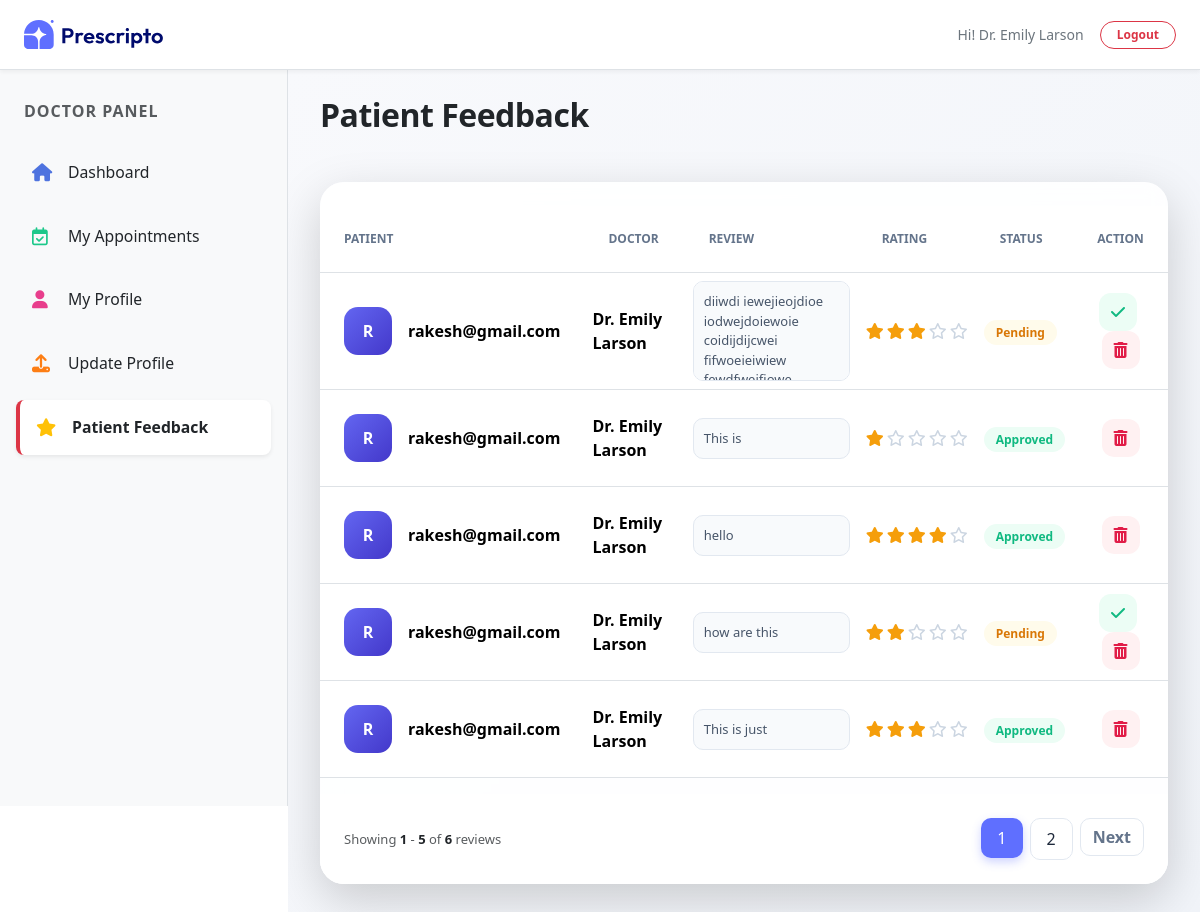
Page /feedback/ (signed in) on the committed database.
### appointment/models.py (models this page shows, shortened)
class Doctor(models.Model):
    image = CloudinaryField('image', folder='doctor_image')
    name = models.CharField(max_length=100)
    email = models.EmailField()
    username = models.CharField(max_length=255, unique=True)
    password = models.CharField(max_length=100)
    experience = models.IntegerField()
    fees = models.FloatField()
    category = models.ForeignKey(Category, on_delete=models.CASCADE)
    degree = models.CharField(max_length=50)
    about = models.TextField()
    address = models.TextField()
    available = models.BooleanField(default=True)

class Comment(models.Model):
    RATING_CHOICES = [
        (1, '1 Star'),
        (2, '2 Stars'),
        (3, '3 Stars'),
        (4, '4 Stars'),
        (5, '5 Stars'),
    ]
    doctor = models.ForeignKey(Doctor, on_delete=models.CASCADE, related_name='comments')
    patient = models.ForeignKey(Patients, on_delete=models.CASCADE)
    text = models.TextField()
    is_approved = models.BooleanField(default=False)
    rating = models.IntegerField(
        choices=RATING_CHOICES,
        default=5,
        validators=[MinValueValidator(1), MaxValueValidator(5)]
    )
    created_at = models.DateTimeField(auto_now_add=True)

class Patients(models.Model):
    username = models.CharField(max_length=100)
    email = models.EmailField()
    password = models.CharField(max_length=100)
    phone = models.CharField(max_length=15, blank=True)
    city = models.CharField(max_length=100, blank=True)
    address = models.TextField(blank=True)
    profile_image = CloudinaryField('image', folder='patients_image')

### appointment/views.py (the view)
# urls.py: path('feedback/', views.doctor_feedback, name='doctor_feedback'),
def doctor_feedback(request):
    doctor_id = request.session.get('doctor_id')
    if not doctor_id:
        return redirect('dash_login')
    doctor = get_object_or_404(Doctor, id=doctor_id)
    comments_list = Comment.objects.filter(doctor=doctor)\
        .select_related('patient')\
        .order_by('-created_at')
    paginator = Paginator(comments_list, 5)
    page_number = request.GET.get('page')
    comments = paginator.get_page(page_number)
    context = {
        'comments': comments,
        'doctor': doctor,
        'action': 'feedback',
        'role': 'doctor',
    }
    return render(request, 'dashboard/doctor_feedback.html', context)

### templates/dashboard/doctor_feedback.html (shortened to what this page needs)
{% extends "dashboard/layout.html" %}
{% load static %}
{% block contant %}
<div style="width: 100%; margin-top: 64px; margin-left: 18rem; min-height: 100vh; background: linear-gradient(135deg, #f8f9fc 0%, #f1f4f9 100%); padding: 2rem; transition: all 0.3s ease; overflow-x: hidden;">
    <div class="d-flex justify-content-between align-items-center mb-5" style="animation: slideInDown 0.8s cubic-bezier(0.4, 0, 0.2, 1);">
        <div>
            <h2 class="fw-bold text-dark m-0" style="letter-spacing: -0.5px;">Patient Feedback</h2>
        </div>
    </div>
    <div class="card border-0 shadow-lg" style="background: rgba(255, 255, 255, 0.9); backdrop-filter: blur(10px); border-radius: 24px; overflow: hidden; animation: fadeInUp 1s ease-out; border: 1px solid rgba(255,255,255,0.8);">
        <div class="table-responsive">
            <table class="table align-middle mt-4">
                <thead>
                    <tr style="background: #f8fafc;">
                        <th style="padding: 1.5rem; color: #64748b; font-size: 12px; text-transform: uppercase;">Patient</th>
                        <th style="padding: 1.5rem; color: #64748b; font-size: 12px; text-transform: uppercase;">Doctor</th>
                        <th style="padding: 1.5rem; color: #64748b; font-size: 12px; text-transform: uppercase;">Review</th>
                        <th style="padding: 1.5rem; color: #64748b; font-size: 12px; text-transform: uppercase;">Rating</th>
                        <th style="padding: 1.5rem; color: #64748b; font-size: 12px; text-transform: uppercase;">Status</th>
                        <th style="padding: 1.5rem; color: #64748b; font-size: 12px; text-transform: uppercase; text-align:center;">Action</th>
                    </tr>
                </thead>
                <tbody>
                {% for comment in comments %}
                    <tr class="table-row-hover" style="transition: all 0.3s ease;">
                        <td style="padding: 1.5rem;">
                            <div class="d-flex align-items-center gap-3">
                                <div style="width: 48px; height: 48px; border-radius: 14px; background: linear-gradient(135deg, #6366f1, #4338ca); color: white; display: flex; align-items: center; justify-content: center; font-weight: 800;">
                                    {{ comment.patient.email|first|upper }}
                                </div>
                                <div>
                                    <div style="font-weight: 700;">{{ comment.patient.email }}</div>
                                </div>
                            </div>
                        </td>
                        <td>
                            <span style="font-weight: 600;">{{ comment.doctor.name }}</span>
                        </td>
                        <td>
                            <div style="
                                max-width: 300px;
                                max-height: 100px;
                                overflow-y: auto;
                                padding: 10px;
                                border-radius: 10px;
                                background: #f8fafc;
                                border: 1px solid #e2e8f0;
                                font-size: 13px;
                                color: #475569;
                                line-height: 1.5;
                            ">
                                {{ comment.text }}
                            </div>
                        </td>
                        <td>
                            <div style="display: flex; gap: 3px;">
                                {% for i in "12345" %}
                                    {% if forloop.counter <= comment.rating %}
                                        <i class="fas fa-star" style="color:#f59e0b;"></i>
                                    {% else %}
                                        <i class="far fa-star" style="color:#cbd5e1;"></i>
                                    {% endif %}
                                {% endfor %}
                            </div>
                        </td>
                        <td>
                            {% if comment.is_approved %}
                                <span style="background:#ecfdf5; color:#10b981; padding:4px 12px; border-radius:20px; font-size:12px; font-weight:600;">
                                    Approved
                                </span>
                            {% else %}
                                <span style="background:#fffbeb; color:#d97706; padding:4px 12px; border-radius:20px; font-size:12px; font-weight:600;">
                                    Pending
                                </span>
                            {% endif %}
                        </td>
                        <td class="text-center">
                            {% if not comment.is_approved %}
                                <form method="POST" action="{% url 'approve_comment' comment.id %}" style="display:inline;">
                                    <button type="submit"
                                        style="width:38px; height:38px; border-radius:12px; background:#ecfdf5; color:#10b981; border:none; margin-right:5px; transition:0.3s;">
                                        <i class="fas fa-check"></i>
                                    </button>
                                </form>
                            {% endif %}
                            <form method="POST" action="{% url 'delete_comment' comment.id %}" style="display:inline;"
                                onsubmit="return confirm('Are you sure you want to delete this comment?');">
                                <button type="submit"
                                    style="width:38px; height:38px; border-radius:12px; background:#fff1f2; color:#e11d48; border:none; display:inline-flex; align-items:center; justify-content:center;">
                                    <i class="fas fa-trash-alt"></i>
                                </button>
                            </form>
                        </td>
                    </tr>
                {% empty %}
                    <tr>
                        <td colspan="6" class="text-center text-muted py-4">
                            No feedback found 😕
                        </td>
                    </tr>
                {% endfor %}
                </tbody>
            </table>
        </div>
        <div class="card-footer p-4 d-flex justify-content-between align-items-center" style="background: white; border: none;">
            <p class="m-0 text-muted fw-medium" style="font-size: 13px;">
                Showing
                <span class="text-dark fw-bold">{{ comments.start_index }}</span>
                -
                <span class="text-dark fw-bold">{{ comments.end_index }}</span>
                of
                <span class="text-dark fw-bold">{{ comments.paginator.count }}</span> reviews
            </p>
            <nav>
                <ul class="pagination m-0 gap-2">
                    {% for num in comments.paginator.page_range %}
                        <li class="page-item {% if comments.number == num %}active{% endif %}">
                            <a class="page-link" href="?page={{ num }}"
                            style="{% if comments.number == num %}
                                    background: #5f6fff; border: none; color: white; border-radius: 10px; padding: 0.5rem 1rem; box-shadow: 0 4px 10px rgba(95,111,255,0.3);
                                    {% else %}
                                    background: white; border: 1px solid #e2e8f0; color: #1e293b; border-radius: 10px; padding: 0.5rem 1rem;
                                    {% endif %}">
                                {{ num }}
                            </a>
                        </li>
                    {% endfor %}
                    {% if comments.has_next %}
                        <li class="page-item">
                            <a class="page-link" href="?page={{ comments.next_page_number }}"
                            style="border: 1px solid #e2e8f0; border-radius: 10px; color: #64748b; font-weight: 600;">
                                Next
                            </a>
                        </li>
                    {% endif %}
                </ul>
            </nav>
        </div>
    </div>
</div>
{% endblock contant %}

### templates/dashboard/layout.html (shortened to what this page needs)
<!DOCTYPE html>
<html lang="en">
<head>
    <link href="https://cdn.jsdelivr.net/npm/bootstrap@5.3.3/dist/css/bootstrap.min.css" rel="stylesheet" />
    <link href="https://cdnjs.cloudflare.com/ajax/libs/font-awesome/5.15.3/css/all.min.css" rel="stylesheet" />
    <link rel="stylesheet" href="https://cdnjs.cloudflare.com/ajax/libs/font-awesome/6.7.2/css/all.min.css" />
    <link href="https://unpkg.com/aos@2.3.4/dist/aos.css" rel="stylesheet">
</head>
    {% load static %}
    <body>
        <header class="d-flex justify-content-between align-items-center border-bottom bg-white px-4"
                style="height: 70px; position: fixed; top: 0; width: 100%; z-index: 1050; box-shadow: 0 2px 4px rgba(0,0,0,0.05);">
            <div class="d-flex align-items-center">
                <a href="{% url 'dash_admin' %}">
                    <img src="{% static 'assets/assets_frontend/logo.svg' %}" alt="Logo" style="width: 140px;">
                </a>
            </div>
            <div class="d-flex align-items-center gap-3 text-secondary small">
                {% if role == 'admin' %}
                    <span class="text-capitalize fw-medium">Hi! {{ request.session.username }}</span>
                {% else %}
                    <span class="fw-medium">Hi! {{ doctor.name }}</span>
                {% endif %}
                <a href="{% url 'dash_logout' %}" class="btn btn-outline-danger btn-sm rounded-pill px-3 py-1 fw-bold" style="font-size: 12px;">Logout</a>
            </div>
        </header>
        <main class="d-flex" style="min-height: calc(100vh - 64px);">
            {% if role == 'doctor' %}
                <nav id="sidebar" class="border-end bg-light p-3"
                    style="width: 18rem; height: calc(100vh - 64px); position: fixed; top: 70px; left: 0; z-index: 1000; overflow-y: auto;">
                    <div class="mb-4 ps-2 pt-3">
                        <h6 class="text-uppercase text-muted fw-bold" style="letter-spacing: 1px; font-size: 1rem;">Doctor Panel</h6>
                    </div>
                    <a href="{% url 'doctor_dashboard' %}" class="nav-link d-flex align-items-center gap-3 p-3 rounded-3 mb-2 {% if action == 'doctor' %}bg-white shadow-sm border-start border-4 border-primary fw-bold{% else %}text-dark{% endif %}"
                    style="transition: 0.3s; font-size: 18px; text-decoration: none;">
                        <i class="fa-solid fa-house" style="color: #4e73df; width: 20px;"></i> <span class="small">Dashboard</span>
                    </a>
                    <a href="{% url 'doctor_appointments' %}" class="nav-link d-flex align-items-center gap-3 p-3 rounded-3 mb-2 {% if action == 'doctor_appointments' %}bg-white shadow-sm border-start border-4 border-success fw-bold{% else %}text-dark{% endif %}"
                    style="transition: 0.3s; font-size: 18px; text-decoration: none;">
                        <i class="fa-regular fa-calendar-check" style="color: #1cc88a; width: 20px;"></i> <span class="small">My Appointments</span>
                    </a>
                    <a href="{% url 'doctor_profile' %}" class="nav-link d-flex align-items-center gap-3 p-3 rounded-3 mb-2 {% if action == 'profile' %}bg-white shadow-sm border-start border-4 border-info fw-bold{% else %}text-dark{% endif %}"
                    style="transition: 0.3s; font-size: 18px; text-decoration: none;">
                        <i class="fa-solid fa-user" style="color: #e83e8c; width: 20px;"></i> <span class="small">My Profile</span>
                    </a>
                    <a href="{% url 'edit_doctor' %}" class="nav-link d-flex align-items-center gap-3 p-3 rounded-3 mb-2 {% if action == 'edit_doctor' %}bg-white shadow-sm border-start border-4 border-warning fw-bold{% else %}text-dark{% endif %}"
                    style="transition: 0.3s; font-size: 18px; text-decoration: none;">
                        <i class="fa-solid fa-upload" style="color: #fd7e14; width: 20px;"></i> <span class="small">Update Profile</span>
                    </a>
                    <a href="{% url 'doctor_feedback' %}" class="nav-link d-flex align-items-center gap-3 p-3 rounded-3 mb-2 {% if action == 'feedback' %}bg-white shadow-sm border-start border-4 border-danger fw-bold{% else %}text-dark{% endif %}"
                    style="transition: 0.3s; font-size: 18px; text-decoration: none;">
                        <i class="fa-solid fa-star" style="color: #ffc107; width: 20px;"></i> <span class="small">Patient Feedback</span>
                    </a>
                </nav>
            {% endif %}
            {% block contant %}
            {% endblock %}
        </main>
    </body>
</html>

### rows in the picture
Doctor: name "Dr. Emily Larson"
Comment: patient.email|first "R", patient.email "rakesh@gmail.com", doctor.name "Dr. Emily Larson", text "diiwdi iewejieojdioe iodwejdoiewoie coidijdijcwei fifwoeieiwiew…", rating 3 (drawn), is_approved "Pending"
Comment: patient.email|first "R", patient.email "rakesh@gmail.com", doctor.name "Dr. Emily Larson", text "This is", rating 1 (drawn), is_approved "Approved"
Comment: patient.email|first "R", patient.email "rakesh@gmail.com", doctor.name "Dr. Emily Larson", text "hello", rating 4 (drawn), is_approved "Approved"
Comment: patient.email|first "R", patient.email "rakesh@gmail.com", doctor.name "Dr. Emily Larson", text "how are this", rating 2 (drawn), is_approved "Pending"
Comment: patient.email|first "R", patient.email "rakesh@gmail.com", doctor.name "Dr. Emily Larson", text "This is just", rating 3 (drawn), is_approved "Approved"

### other values in the picture
{{ comments.start_index }} "1"
{{ comments.end_index }} "5"
{{ comments.paginator.count }} "6"
{{ num }} "1" "2"
